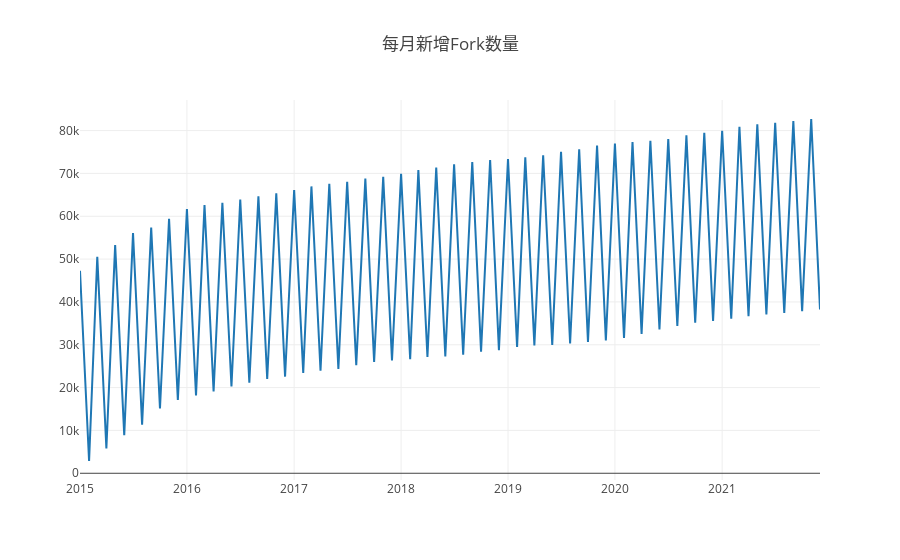

The code cell stored with this chart in its notebook:
### Code cell
var startYear = 2015,
  endYear = 2021;
var years = [];
var repo_id = 1300192;
var query = openDigger.driver.clickhouse.query;
for (var y = startYear; y <= endYear; y++) years.push(y);
console.log('任务1.2');
Promise.all(
  years.map((year) => {
    return query(`
    select created_at, repo_forks_count
    from github_log.events
    where repo_id=${repo_id} and type = 'PullRequestEvent' and toYear (created_at) = ${year}
    `);
  })
).then((data) => {
  const tmp = {};
  for (let i = 0; i < data.length; i++) {
    for (let j = 0; j < data[i].length; j++) {
      tmp[data[i][j].created_at.slice(0, 7)] = Number(
        data[i][j].repo_forks_count
      );
    }
  }
  const ordered = Object.fromEntries(Object.entries(tmp).sort());
  let timeArray = [];
  let countArray = [];
  for (const key in ordered) {
    timeArray.push(key);
    countArray.push(ordered[key]);
  }
  for (let i = 1; i < countArray.length; i++) {
    countArray[i] -= countArray[i - 1];
  }
  for (let i = 0; i < timeArray.length; i++) {
    console.log("月份: " + timeArray[i]);
    console.log("当月新增Fork: " + countArray[i]);
  }
  var data = [
    {
      x: timeArray,
      y: countArray,
      type: "scatter",
    },
  ];
  openDigger.render.plotly(data, { title: "每月新增Fork数量" });
});

### Figure 1 — Plotly figure (JSON) as saved in the notebook; plotly's stock layout.template omitted (floating-point values rounded to 4 significant figures)
{"data": [{"type": "scatter", "x": ["2015-01", "2015-02", "2015-03", "2015-04", "2015-05", "2015-06", "2015-07", "2015-08", "2015-09", "2015-10", "2015-11", "2015-12", "2016-01", "2016-02", "2016-03", "2016-04", "2016-05", "2016-06", "2016-07", "2016-08", "2016-09", "2016-10", "2016-11", "2016-12", "2017-01", "2017-02", "2017-03", "2017-04", "2017-05", "2017-06", "2017-07", "2017-08", "2017-09", "2017-10", "2017-11", "2017-12", "2018-01", "2018-02", "2018-03", "2018-04", "2018-05", "2018-06", "2018-07", "2018-08", "2018-09", "2018-10", "2018-11", "2018-12", "2019-01", "2019-02", "2019-03", "2019-04", "2019-05", "2019-06", "2019-07", "2019-08", "2019-09", "2019-10", "2019-11", "2019-12", "2020-01", "2020-02", "2020-03", "2020-04", "2020-05", "2020-06", "2020-07", "2020-08", "2020-09", "2020-10", "2020-11", "2020-12", "2021-01", "2021-02", "2021-03", "2021-04", "2021-05", "2021-06", "2021-07", "2021-08", "2021-09", "2021-10", "2021-11", "2021-12"], "y": [47290, 2864, 50532, 5815, 53258, 8899, 56071, 11342, 57370, 15155, 59421, 17118, 61702, 18162, 62608, 19075, 63145, 20266, 63928, 21165, 64682, 21991, 65379, 22554, 66135, 23445, 66968, 23928, 67586, 24325, 68068, 25253, 68781, 25976, 69234, 26362, 69898, 26643, 70768, 27160, 71345, 27265, 72120, 27671, 72672, 28407, 73140, 28746, 73386, 29492, 73779, 29869, 74233, 29982, 75063, 30304, 75610, 30665, 76497, 31000, 76987, 31576, 77315, 32526, 77599, 33550, 78032, 34398, 78891, 35149, 79464, 35547, 79976, 36062, 80893, 36666, 81468, 37088, 81794, 37446, 82206, 37844, 82708, 38254]}], "layout": {"autosize": true, "title": {"text": "每月新增Fork数量"}, "xaxis": {"autorange": true, "range": ["2015-01-01", "2021-12-01"], "type": "date"}, "yaxis": {"autorange": true, "range": [-1572.0, 87140.0], "type": "linear"}}}
